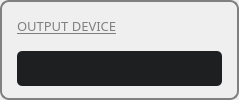
       <widget class="QGroupBox" name="outputGroupBox">
        <property name="sizePolicy">
         <sizepolicy hsizetype="Preferred" vsizetype="Minimum">
          <horstretch>0</horstretch>
          <verstretch>0</verstretch>
         </sizepolicy>
        </property>
        <property name="styleSheet">
         <string notr="true">QGroupBox {
    border: 2px solid gray;
    border-radius: 9px;
	color: rgb(255, 255, 255);
    /*margin-top: 1ex;  leave space at the top for the title */
}</string>
        </property>
        <layout class="QVBoxLayout" name="verticalLayout_4">
         <property name="spacing">
          <number>0</number>
         </property>
         <property name="leftMargin">
          <number>15</number>
         </property>
         <property name="topMargin">
          <number>0</number>
         </property>
         <property name="rightMargin">
          <number>15</number>
         </property>
         <property name="bottomMargin">
          <number>0</number>
         </property>
         <item>
          <layout class="QHBoxLayout" name="horizontalLayout_8">
           <property name="spacing">
            <number>0</number>
           </property>
           <property name="topMargin">
            <number>0</number>
           </property>
           <property name="bottomMargin">
            <number>0</number>
           </property>
           <item>
            <widget class="QLabel" name="outputDeviceLabel">
             <property name="sizePolicy">
              <sizepolicy hsizetype="Preferred" vsizetype="Fixed">
               <horstretch>0</horstretch>
               <verstretch>0</verstretch>
              </sizepolicy>
             </property>
             <property name="font">
              <font>
               <family>Rubik</family>
               <pointsize>10</pointsize>
               <bold>false</bold>
               <underline>true</underline>
              </font>
             </property>
             <property name="styleSheet">
              <string notr="true">color: gray;</string>
             </property>
             <property name="text">
              <string>OUTPUT DEVICE</string>
             </property>
            </widget>
           </item>
           <item>
            <spacer name="horizontalSpacer_11">
             <property name="orientation">
              <enum>Qt::Horizontal</enum>
             </property>
             <property name="sizeHint" stdset="0">
              <size>
               <width>40</width>
               <height>20</height>
              </size>
             </property>
            </spacer>
           </item>
           <item>
            <widget class="QPushButton" name="outputAudioSettButton">
             <property name="sizePolicy">
              <sizepolicy hsizetype="Preferred" vsizetype="Fixed">
               <horstretch>0</horstretch>
               <verstretch>0</verstretch>
              </sizepolicy>
             </property>
             <property name="minimumSize">
              <size>
               <width>0</width>
               <height>0</height>
              </size>
             </property>
             <property name="toolTip">
              <string>Open sound Playback devices control panel</string>
             </property>
             <property name="text">
              <string/>
             </property>
             <property name="icon">
              <iconset resource="koordipics.qrc">
               <normaloff>:/img/images/CONFIG BTN OFF.png</normaloff>:/img/images/CONFIG BTN OFF.png</iconset>
             </property>
             <property name="iconSize">
              <size>
               <width>28</width>
               <height>28</height>
              </size>
             </property>
             <property name="flat">
              <bool>true</bool>
             </property>
            </widget>
           </item>
           <item>
            <widget class="QLabel" name="outputInfoLabel">
             <property name="sizePolicy">
              <sizepolicy hsizetype="Preferred" vsizetype="Fixed">
               <horstretch>0</horstretch>
               <verstretch>0</verstretch>
              </sizepolicy>
             </property>
             <property name="minimumSize">
              <size>
               <width>25</width>
               <height>25</height>
              </size>
             </property>
             <property name="toolTip">
              <string>&lt;html&gt;&lt;head/&gt;&lt;body&gt;&lt;p&gt;&lt;span style=&quot; font-weight:700;&quot;&gt;AUDIO OUTPUT DEVICE - Tips&lt;/span&gt;&lt;/p&gt;&lt;p&gt;Choose your Audio Output Device here, eg your headphones.&lt;/p&gt;&lt;p&gt;For best results, you should select a choice from the same hardware device as the Input device.&lt;/p&gt;&lt;p&gt;If you don't see your device listed here, you may need to configure it in Windows.&lt;/p&gt;&lt;p&gt;Click the tool button to pop up the Windows audio control panel for Playback devices, where you can manage your audio outputs. (You may need to close and re-open KoordASIO Control to refresh the device list.)&lt;/p&gt;&lt;p&gt;Hint: to set the sample rate, select the Device, click Properties, and select the &amp;quot;Advanced&amp;quot; tab. &lt;/p&gt;&lt;/body&gt;&lt;/html&gt;</string>
             </property>
             <property name="styleSheet">
              <string notr="true">image: url(:/img/images/INFO BTN OFF.png);</string>
             </property>
             <property name="text">
              <string/>
             </property>
            </widget>
           </item>
          </layout>
         </item>
         <item>
          <layout class="QHBoxLayout" name="horizontalLayout_9">
           <property name="spacing">
            <number>0</number>
           </property>
           <item>
            <widget class="QComboBox" name="outputDeviceBox">
             <property name="font">
              <font>
               <family>Rubik</family>
               <pointsize>10</pointsize>
              </font>
             </property>
             <property name="styleSheet">
              <string notr="true">QComboBox {
    border: 0px solid #1d1f21;
    border-radius: 5px;
	height: 35px;
	padding-left: 10px;
    min-width: 10em;
	background: #1d1f21;
	color: white;
	font-family: &quot;Rubik&quot;;
	font-size: 10pt;
}


QComboBox:on { /* shift the text when the popup opens */
    padding-left: 10px;
}

QComboBox::drop-down {
    subcontrol-origin: padding;
    subcontrol-position: top right;
    width: 27px;
	padding-right: 10px;
    border-left-width: 0px;
    border-left-color: darkgray;
    border-left-style: solid; /* just a single line */
    border-top-right-radius: 3px; /* same radius as the QComboBox */
    border-bottom-right-radius: 3px;
}

QComboBox::down-arrow {
    image: url(:/img/images/RoundedArrow4x.png);
	width: 22px;
}

QComboBox::down-arrow:on { /* shift the arrow when popup is open */
    top: 0px;
    left: 0px;
}</string>
             </property>
             <property name="iconSize">
              <size>
               <width>16</width>
               <height>16</height>
              </size>
             </property>
             <property name="frame">
              <bool>true</bool>
             </property>
            </widget>
           </item>
          </layout>
         </item>
        </layout>
       </widget>
